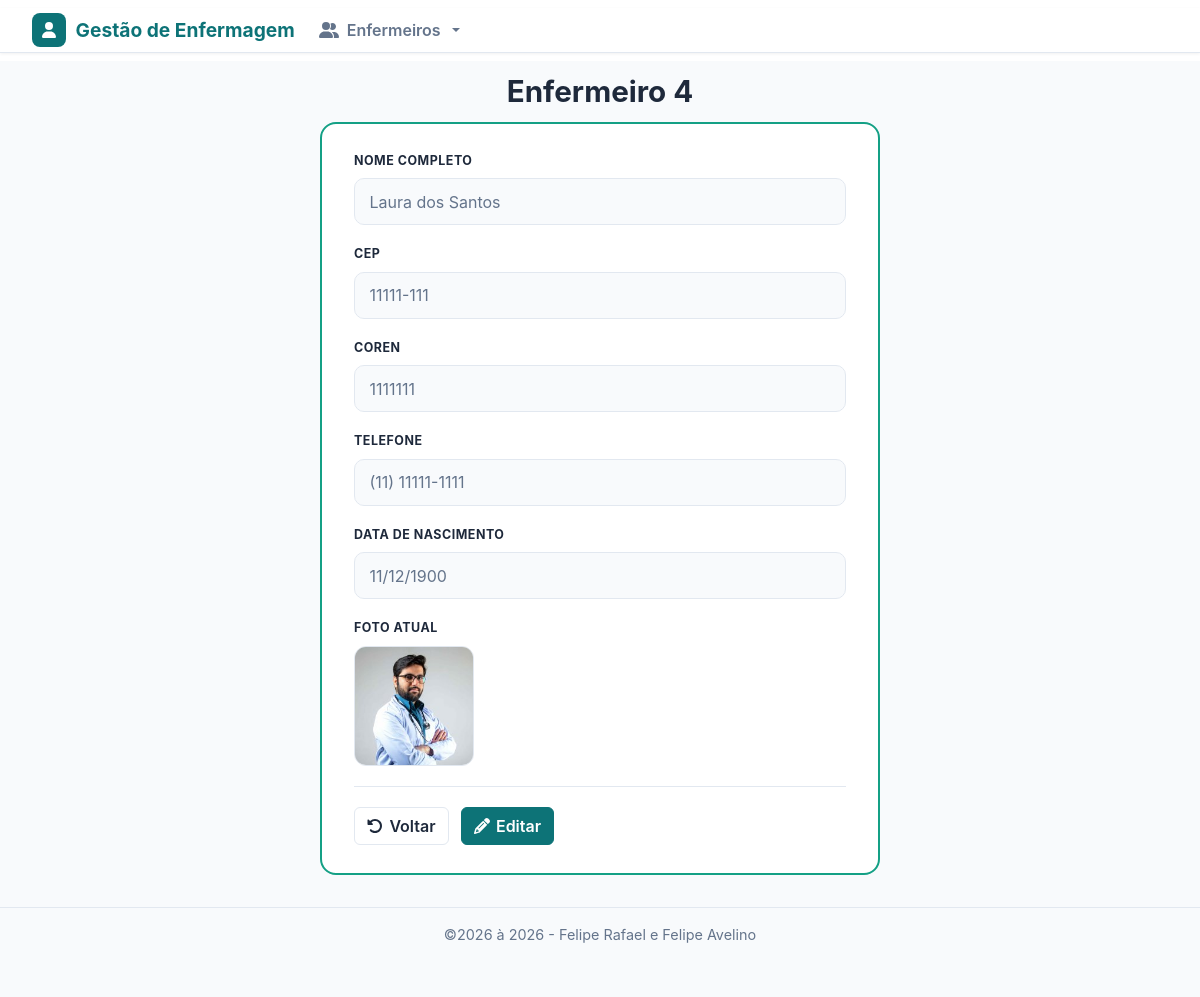
Screenshot of /customers/view.php?id=4 with the database file from the repository.
### tables this page shows
CREATE TABLE `customers` (
  `id` int(11) NOT NULL,
  `name` varchar(255) NOT NULL,
  `coren` varchar(20) NOT NULL,
  `cep` varchar(9) NOT NULL,
  `phone` varchar(20) NOT NULL,
  `foto` varchar(255) NOT NULL,
  `birthdate` date NOT NULL,
  `created` datetime NOT NULL DEFAULT current_timestamp(),
  `modified` datetime NOT NULL DEFAULT current_timestamp()
);

### inc/database.php (called while the page is built, shortened)
<?php
function open_database()
{
	try {
		$conn = new mysqli(DB_HOST, DB_USER, DB_PASSWORD, DB_NAME);
		$conn->set_charset("utf8");
		return $conn;
	} catch (Exception $e) {
		throw new Exception("Erro ao conectar no banco de dados\n {$e->getMessage()}");
	}
}
function find($table = null, $id = null)
{
	$found = null;
	try {
		$database = open_database();
		if ($id) {
			$sql = "SELECT * FROM $table WHERE id = $id";
			$result = $database->query($sql);
			if ($result->num_rows > 0) {
				$found = $result->fetch_assoc();
			}
		} else {
			$sql = "SELECT * FROM $table";
			$result = $database->query($sql);
			if ($result->num_rows > 0) {
				$found = $result->fetch_all(MYSQLI_ASSOC);
			}
		}
	} catch (Exception $e) {
		$_SESSION['message'] = $e->GetMessage();
		$_SESSION['type'] = 'danger';
	}
	return $found;
}
?>

### customers/function.php (called while the page is built, shortened)
<?php
function view($id = null)
{
	$customer = find('customers', $id);
}

### customers/view.php (the view, shortened to what this page needs)
<?php
include('function.php');
view($_GET['id']);
?>
<h1 style="text-align: center;">Enfermeiro <?php echo $customer['id']; ?></h1>
<div class="form-scroll">
    <form class="form-card">
        <div class="form-group">
            <label for="name">Nome completo</label>
            <input type="text" class="form-control" id="name" name="customer['name']"
                value="<?php echo $customer['name']; ?>" disabled>
        </div>
        <div class="form-group">
            <label for="cep">CEP</label>
            <input type="text" class="form-control" id="cep" name="customer['cep']"
                value="<?php echo $customer['cep']; ?>" disabled>
        </div>
        <div class="form-group">
            <label for="coren">COREN</label>
            <input type="text" class="form-control" id="coren" name="customer['coren']"
                value="<?php echo $customer['coren']; ?>" disabled>
        </div>
        <div class="form-group">
            <label for="phone">Telefone</label>
            <input type="text" class="form-control" id="phone" name="customer['phone']"
                value="<?php echo $customer['phone']; ?>" disabled>
        </div>
        <div class="form-group">
            <label for="birthdate">Data de Nascimento</label>
            <input type="text" class="form-control" id="birthdate" name="customer['birthdate']"
                value="<?php echo $customer['birthdate']; ?>" disabled>
        </div>
        <div class="form-group">
            <label>Foto Atual</label>
            <div class="photo-preview" id="foto-preview">
                <?php if (!empty($customer['foto'])): ?>
                    <img src="<?php echo IMG_URL . $customer['foto']; ?>" alt="Foto atual">
                <?php else: ?>
                    <i class="fa-regular fa-image"></i>
                    <span>Sem Imagem</span>
                <?php endif; ?>
            </div>
        </div>
        <div id="actions">
            <a href="index.php" class="btn btn-crud-secondary">
                <i class="fa-solid fa-rotate-left"></i> Voltar
            </a>
            <a href="edit.php?id=<?php echo $customer['id']; ?>" class="btn btn-crud-primary">
                <i class="fa-solid fa-pencil"></i> Editar
            </a>
        </div>
    </form>
</div>

### css/style.css (style rules this page uses)
:root { --teal: #0d7377; --teal-light: #14a085; --teal-dim: #e6f4f4; --slate: #1e293b; --muted: #64748b; --border: #e2e8f0; --surface: #f8fafc; --white: #ffffff; --red: #e53e3e; --red-dim: #fde8e8; --amber: #d97706; --amber-dim: #fef3e2; --green: #16a34a; --green-dim: #dcfce7; }
* { box-sizing: border-box; }
body { background: var(--surface); font-family: -apple-system, BlinkMacSystemFont, 'Segoe UI', Roboto, sans-serif; color: var(--slate); margin: 0; min-height: 100vh; overflow-x: hidden; display: flex; flex-direction: column; }
h1 { font-size: 1.85rem; font-weight: 700; color: var(--slate); margin-bottom: .75rem; }
.btn-crud-primary, .btn-crud-secondary, .btn-crud-view, .btn-crud-edit, .btn-crud-delete { display: inline-flex; align-items: center; gap: .4rem; font-weight: 600; border-width: 1px; border-style: solid; transition: background-color .15s ease, color .15s ease, border-color .15s ease; }
.btn-crud-primary { background: var(--teal); border-color: var(--teal); color: var(--white); }
.btn-crud-secondary { background: var(--white); border-color: var(--border); color: var(--slate); }
.form-group { margin-bottom: 1rem; }
.form-group label { font-weight: 600; color: var(--slate); font-size: .9rem; margin-bottom: .35rem; display: inline-block; }
.form-control { border: 1px solid var(--border); border-radius: 8px; color: var(--slate); }
.form-control:disabled { background-color: var(--surface); color: var(--muted); }
#actions { margin-top: .5rem; padding-top: 1.25rem; border-top: 1px solid var(--border); }
.form-scroll { overflow-x: auto; -webkit-overflow-scrolling: touch; }
.form-card { max-width: 560px; margin: 0 auto; background: var(--white); border: 2px solid var(--teal-light); border-radius: 16px; padding: 1.75rem 2rem; }
.form-card .form-group { margin-bottom: 1.25rem; }
.form-card label { display: block; text-transform: uppercase; font-size: .78rem; font-weight: 700; letter-spacing: .04em; color: var(--slate); margin-bottom: .5rem; }
.form-card .form-control { padding: .65rem .9rem; border-radius: 10px; font-size: 1rem; }
.form-card .form-control::placeholder { color: var(--muted); }
.photo-preview { width: 120px; height: 120px; border-radius: 12px; border: 1px solid var(--border); display: flex; flex-direction: column; align-items: center; justify-content: center; overflow: hidden; color: var(--muted); font-size: .78rem; text-align: center; background: var(--surface); gap: .35rem; }
.photo-preview img { width: 100%; height: 100%; object-fit: cover; }
.form-card #actions { display: flex; gap: .75rem; flex-wrap: wrap; border-top: 1px solid var(--border); padding-top: 1.25rem; margin-top: .5rem; }

### inc/header.php (style rules this page uses)
body { padding-top: 50px; padding-bottom: 20px; }

### rows the page displays
customers: id "4", name "Laura dos Santos", cep "11111-111", coren "1111111", phone "(11) 11111-1111", birthdate "11/12/1900", foto (picture)

### other values shown
$dt->format("Y") "2026"
